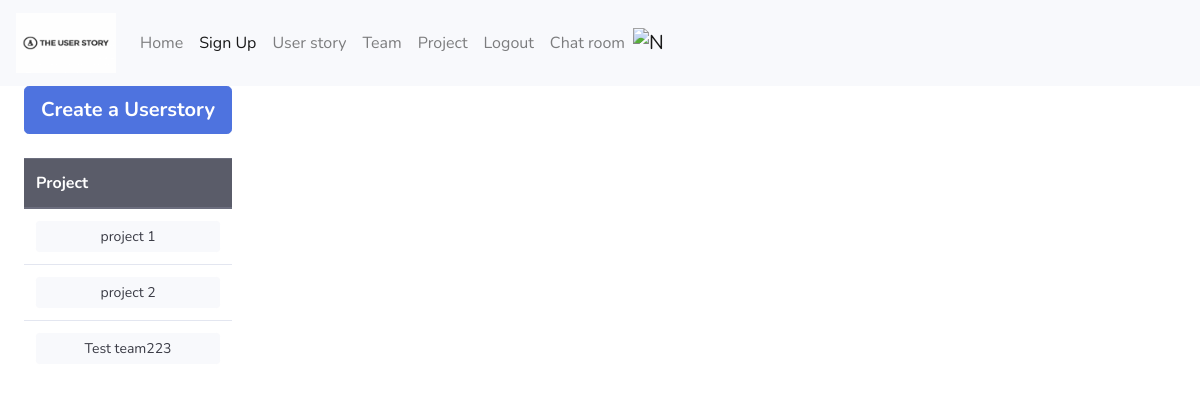
/userstory_base (signed in), run on the app's committed database.
### app/models.py (models this page shows)
class Project(db.Model):
    _table_ = db.Model.metadata.tables['project']
    __table_args__ = {'extend_existing': True}
    project_id = db.Column(db.Integer, primary_key=True)

### app/userstory/routes.py (the view)
@bp_userstory.route('/userstory_base', methods=['GET'])
def userstory_base():
    if current_user.is_authenticated:
        userstory = Userstory.query.all()
        projects = Project.query.all()
    else:
        response = make_response(redirect(url_for('auth.login')))
        flash('Please Login First To Use The Userstory Function')
        return response
    return render_template('userstory_base.html', userstory=userstory, projects=projects)

### app/auth/routes.py (called while the page is built)
@login_manager.user_loader
def load_user(user_id):
    if user_id is not None:
        return User.query.get(user_id)
    return None

### app/templates/userstory_base.html (shortened to what this page needs)
{% extends "base.html" %}
{% block content %}
    <div role=main>
        <div class="container-fluid">
            <div class="row">
                <div class="col-2">
                    <ul class="nav flex-column">
                        <li class="nav-item">
                            <a href="{{ url_for('userstory.userstory_creation') }}"
                               class="btn btn-primary btn-lg btn-block"><strong>Create a Userstory</strong>
                            </a><br>
                        </li>
                        <li class="nav-item">
                            <table class="table">
                                <thead class="thead-dark">
                                <tr>
                                    <th scope="col">Project</th>
                                </tr>
                                {% for project in projects %}
                                    <tr>
                                        <td><a type="button" class="btn btn-light btn-sm btn-block"
                                               href="{{ url_for('userstory.userstory_info', project_id=project.project_id) }}">{{ project.name }}</a>
                                        </td>
                                    </tr>
                                {% endfor %}
                                </thead>
                            </table>
                        </li>
                    </ul>
                </div>
            </div>
        </div>
    </div>
{% endblock %}

### data on the page
Project: name "project 1"
Project: name "project 2"
Project: name "Test team223"
